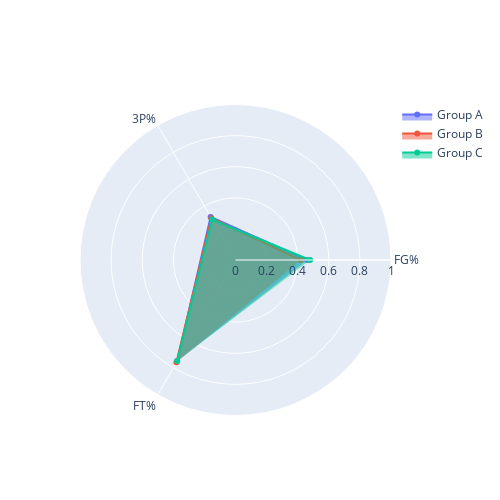

The notebook cell saved with this chart:
### Code cell
shooting_categories = ['FG%', '3P%','FT%']
shooting_fig = go.Figure()
shooting_fig.add_trace(go.Scatterpolar(
    r = [0.46,0.32,0.75],
    theta = shooting_categories,
    fill='toself',
    name= 'Group A'
))

shooting_fig.add_trace(go.Scatterpolar(
    r = [0.42,0.31,0.76],
    theta = shooting_categories,
    fill='toself',
    name= 'Group B'
))

shooting_fig.add_trace(go.Scatterpolar(
    r = [0.48,0.30,0.75],
    theta = shooting_categories,
    fill='toself',
    name= 'Group C'
))

shooting_fig.update_layout(
    polar=dict(
        radialaxis=dict(
          visible=True,
          range=[0,1]
        )),
    showlegend=True,
    width = 500,
    height = 500
)
    
shooting_fig.show()

### Figure 1 — Plotly figure (JSON) as saved in the notebook; plotly's stock layout.template omitted (floating-point values rounded to 4 significant figures)
{"data": [{"fill": "toself", "name": "Group A", "r": [0.46, 0.32, 0.75], "theta": ["FG%", "3P%", "FT%"], "type": "scatterpolar"}, {"fill": "toself", "name": "Group B", "r": [0.42, 0.31, 0.76], "theta": ["FG%", "3P%", "FT%"], "type": "scatterpolar"}, {"fill": "toself", "name": "Group C", "r": [0.48, 0.3, 0.75], "theta": ["FG%", "3P%", "FT%"], "type": "scatterpolar"}], "layout": {"height": 500, "polar": {"angularaxis": {"type": "category"}, "radialaxis": {"autorange": false, "range": [0, 1], "type": "linear", "visible": true}}, "showlegend": true, "width": 500}}
